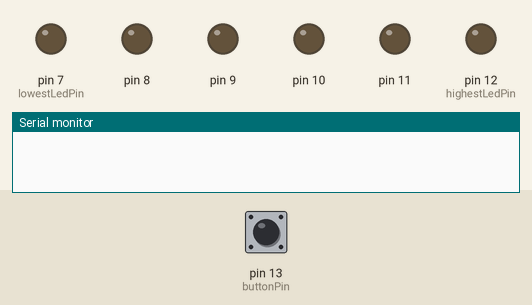
Recording of a sketch running on a simulated Arduino Uno, built with avr-gcc and run on an emulated ATmega328P. Shown: output pins drawn as LEDs (lit = HIGH), the last lines printed to the serial monitor. Inputs (shaded band) come from the test bench; at power-on: pin 13 (buttonPin) LOW.

Above: at 1.2 s.
1.3 s: pin 13 (buttonPin) pulled HIGH for 0.15 s
At 1.45 s:
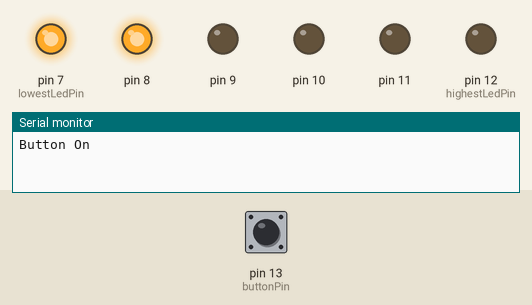
4.3 s: pin 13 (buttonPin) pulled HIGH for 1 s
At 4.55 s:
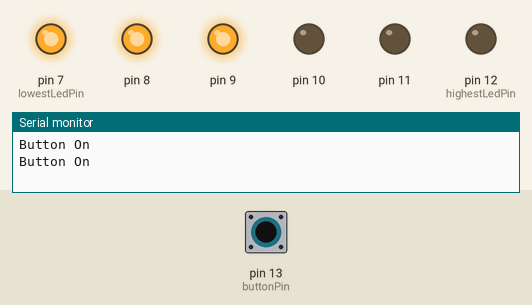
7.3 s: pin 13 (buttonPin) pulled HIGH for 3.2 s
At 7.65 s:
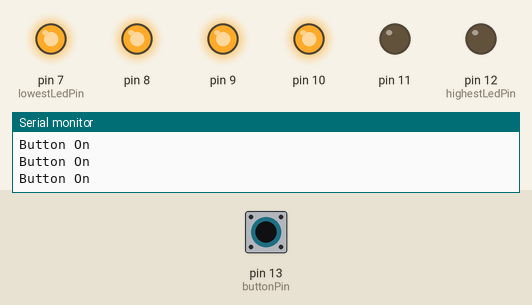
Timing chart, 0 to 13.5 s (numbered marks = the images above; inputs shaded):
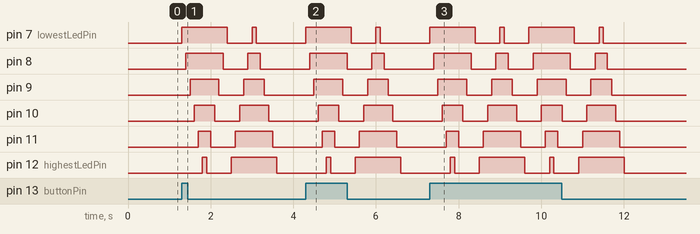

The sketch:

sketch_aug30b.ino
```cpp
/*
Control six LED lights on a button click.
Requirements:
  6x Led lights
  6x 220 Ohm resistors
  1x 10k Ohm resistor
  1x Button
  16x Wires
  1x Arduino Uno :)
Email:kanapka.rimvydas@gmail.com
Website:www.rilog.ml
2020.08.30
*/
/**************************************/
const int lowestLedPin = 7; // the lowest led attached to pin 7
const int highestLedPin = 12; // the highest led attached to pin 12
const int buttonPin = 13; // button pin 13

int buttonState = 0; // button state may be High or low (1 or 0)
/**************************************/
void setup()
{
  //set pins 7 through 12 as output
  for(int thisPin = lowestLedPin;thisPin <= highestLedPin;thisPin++)
  {
    pinMode(thisPin,OUTPUT); //initialize thisPin as an output
  }
  pinMode(buttonPin,INPUT); // set pin 13 as input

  Serial.begin(9600); // initialize serial monitor on 9600
}
/****************************************/
void loop()
{
  buttonState = digitalRead(buttonPin);

  if (buttonState == HIGH)
  {
    Serial.println("Button On"); // print to serial monitor on button click
    light_pattern(); // call light managing function
  }
}
/****************************************/
void light_pattern()
{
  /*
  iterate over the pins
  turn the led on from lowest to the highest
  */

  for(int thisPin = lowestLedPin; thisPin <= highestLedPin; thisPin++)
    {
    digitalWrite(thisPin,HIGH);//turn this led on
    delay(100);//wait for 100 ms
    }
  //fade from the highest to the lowest
  for(int thisPin = highestLedPin; thisPin>=lowestLedPin; thisPin--)
  {
    digitalWrite(thisPin,LOW); //turn this led off
    delay(100);//wait for 100 ms
  }
  for(int thisPin = highestLedPin; thisPin>=lowestLedPin; thisPin--)
  {
    digitalWrite(thisPin,HIGH); //turn this led on
    delay(100);//wait for 100 ms
  }
  for(int thisPin = lowestLedPin; thisPin <= highestLedPin; thisPin++)
  {
    digitalWrite(thisPin,LOW); //turn this led off
    delay(100);//wait for 100 ms
  }
}
```

Measured:
- after the input at 1.3 s, pin 7 (lowestLedPin): LOW → HIGH at once, → LOW 1.1 s later, → HIGH 0.60 s later, → LOW 0.10 s later; pin 8: LOW → HIGH after 0.10 s, → LOW 0.90 s later, → HIGH 0.60 s later, → LOW 0.30 s later
- after the input at 4.3 s, pin 7 (lowestLedPin): LOW → HIGH at once, → LOW 1.1 s later, → HIGH 0.60 s later, → LOW 0.10 s later; pin 8: LOW → HIGH after 0.10 s, → LOW 0.90 s later, → HIGH 0.60 s later, → LOW 0.30 s later
- after the input at 7.3 s, pin 7 (lowestLedPin): LOW → HIGH at once, → LOW 1.1 s later, → HIGH 0.60 s later, → LOW 0.10 s later, … (8 changes in this stretch); pin 8: LOW → HIGH after 0.10 s, → LOW 0.90 s later, → HIGH 0.60 s later, → LOW 0.30 s later, … (8 changes in this stretch)
